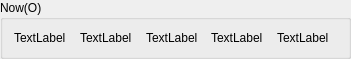
   <widget class="QGroupBox" name="groupBox_5">
    <property name="geometry">
     <rect>
      <x>30</x>
      <y>291</y>
      <width>351</width>
      <height>51</height>
     </rect>
    </property>
    <property name="title">
     <string>Now(O)</string>
    </property>
    <layout class="QHBoxLayout" name="horizontalLayout_4">
     <item>
      <widget class="QLabel" name="lblNowp_o1">
       <property name="layoutDirection">
        <enum>Qt::RightToLeft</enum>
       </property>
       <property name="text">
        <string>TextLabel</string>
       </property>
      </widget>
     </item>
     <item>
      <widget class="QLabel" name="lblRate_o1">
       <property name="layoutDirection">
        <enum>Qt::RightToLeft</enum>
       </property>
       <property name="text">
        <string>TextLabel</string>
       </property>
      </widget>
     </item>
     <item>
      <widget class="QLabel" name="lblGubun_o1">
       <property name="layoutDirection">
        <enum>Qt::RightToLeft</enum>
       </property>
       <property name="text">
        <string>TextLabel</string>
       </property>
      </widget>
     </item>
     <item>
      <widget class="QLabel" name="lblCvol_o1">
       <property name="layoutDirection">
        <enum>Qt::RightToLeft</enum>
       </property>
       <property name="text">
        <string>TextLabel</string>
       </property>
      </widget>
     </item>
     <item>
      <widget class="QLabel" name="lblTvol_o1">
       <property name="layoutDirection">
        <enum>Qt::RightToLeft</enum>
       </property>
       <property name="text">
        <string>TextLabel</string>
       </property>
      </widget>
     </item>
    </layout>
   </widget>
